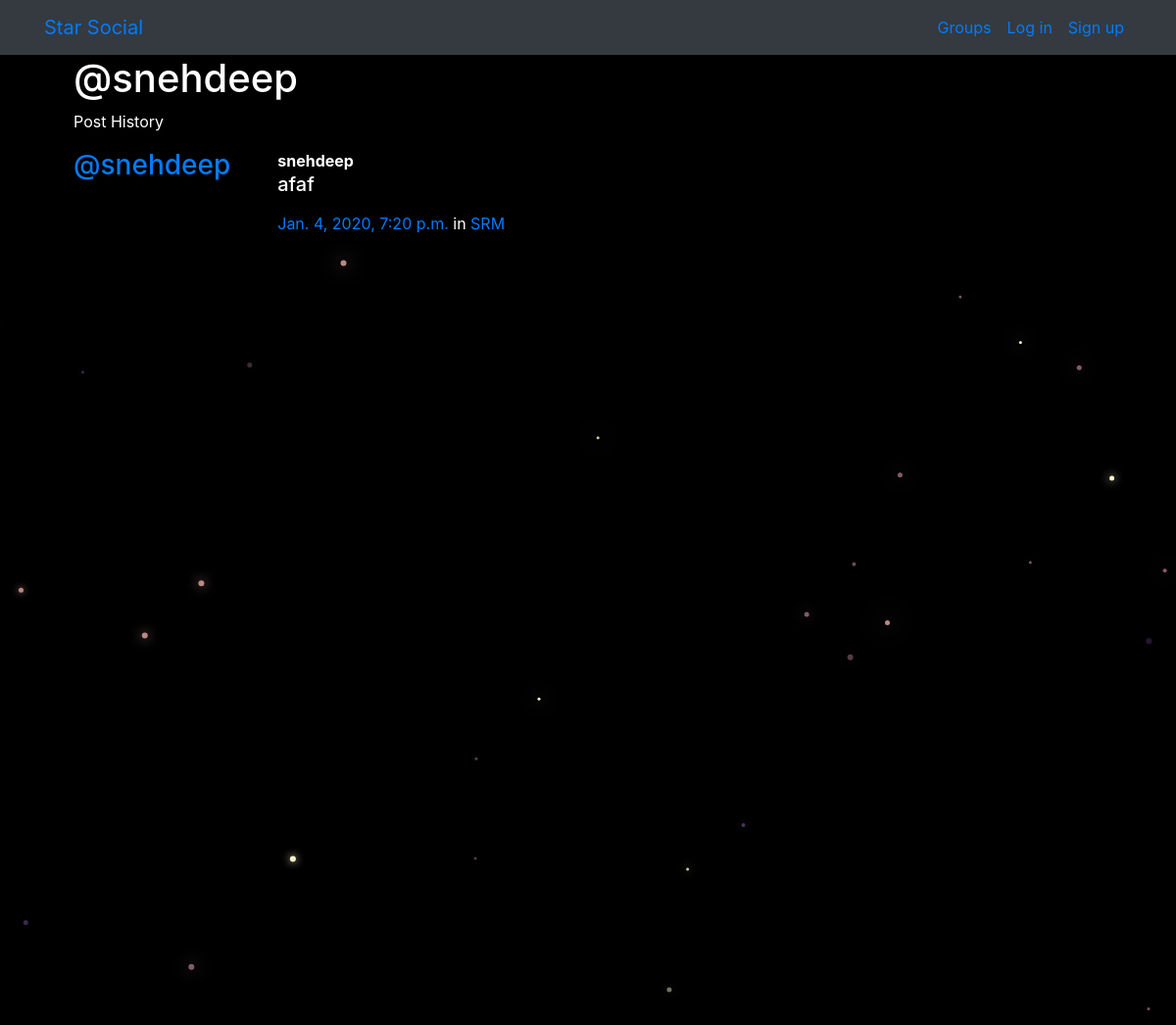
/posts/by/snehdeep/, run on the app's committed database.
### posts/models.py (models this page shows, shortened)
class Post(models.Model):
    user = models.ForeignKey(User, related_name="posts",on_delete=models.CASCADE)
    created_at = models.DateTimeField(auto_now=True)
    message = models.TextField()
    message_html = models.TextField(editable=False)
    group = models.ForeignKey(Group, related_name="posts",null=True, blank=True,on_delete=models.CASCADE)
    class Meta:
        ordering = ["-created_at"]
        unique_together = ["user", "message"]

### groups/models.py (models this page shows, shortened)
class Group(models.Model):
    name = models.CharField(max_length=255, unique=True)
    slug = models.SlugField(allow_unicode=True, unique=True)
    description = models.TextField(blank=True, default='')
    description_html = models.TextField(editable=False, default='', blank=True)
    members = models.ManyToManyField(User,through="GroupMember")
    class Meta:
        ordering = ["name"]

### posts/views.py (the view)
# urls.py: path("by/<username>/",views.UserPosts.as_view(),name="for_user"),
class UserPosts(generic.ListView):
    model = models.Post
    template_name = "posts/user_post_list.html"
    def get_queryset(self):
        try:
            self.post_user = User.objects.prefetch_related("posts").get(
                username__iexact=self.kwargs.get("username")
            )
        except User.DoesNotExist:
            raise Http404
        else:
            return self.post_user.posts.all()
    def get_context_data(self, **kwargs):
        context = super().get_context_data(**kwargs)
        context["post_user"] = self.post_user
        return context

### posts/templates/posts/user_post_list.html
{% extends "posts/post_base.html" %}
{% block prepost %}
<div class="col-md-4">
	<h1>@{{ post_user.username }}</h1>
	<p>Post History</p>
</div>
{% endblock %}
{% block post_content %}
<div class="col-md-8">
	{% for post in post_list %}
		{% include "posts/_post.html" %}
	{% endfor %}
</div>
{% endblock %}

### posts/templates/posts/_post.html (shortened to what this page needs)
<div class="media">
	<h3 class="mr-5"><a href="{% url 'posts:for_user' username=post.user.username %}">@{{ post.user.username }}</a></h3>
	<div class="media-body">
		<strong>{{ post.user.username }}</strong>
		<h5>{{ post.message_html|safe }}</h5>
			<time class="time"><a href="{% url 'posts:single' username=post.user.username pk=post.pk %}">{{ post.created_at }}</a></time>
			{% if post.group %}
			<span class="group-name">in <a href="#">{{ post.group.name }}</a></span>
			{% endif %}
	</div>
</div>

### static/simplesocial/css/master.css (style rules this page uses)
body { margin: 0; overflow: hidden; background-color: black; color:white; }

### data on the page
Post: user.username "snehdeep", message_html "afaf", created_at "Jan. 4, 2020, 7:20 p.m.", group.name "SRM"

### other printed values
{{ post_user.username }} "snehdeep"
